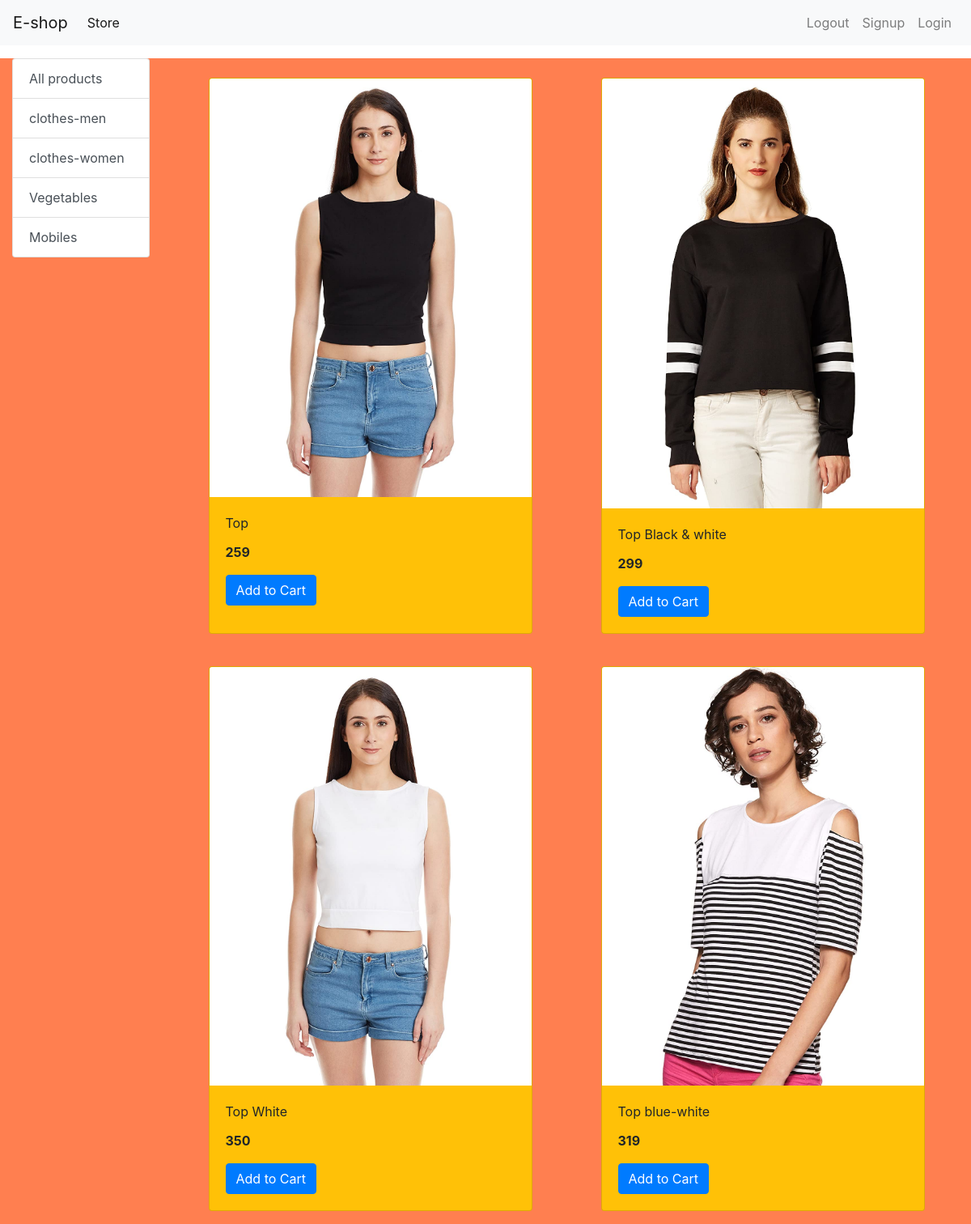
The app's page /?category=2 with its own data.
### store/models/categories.py (models this page shows, shortened)
class Category(models.Model):
    name = models.CharField(max_length=20)
    staticmethod
    def get_all_categories():
        return Category.objects.all()

### store/models/product.py (models this page shows, shortened)
class Product(models.Model):
    name=models.CharField(max_length=50)
    price=models.IntegerField(default=0)
    category = models.ForeignKey(Category, on_delete=models.CASCADE, default=1)
    description=models.CharField(max_length=200 , default='', null=True, blank=True)
    image=models.ImageField(upload_to='upload/products/')
    staticmethod
    def get_all_categories_by_categoryid(category_id):
        if category_id:
            return Product.objects.filter(category = category_id)
        else:
          return Product.get_all_products();

### store/views.py (the view)
# urls.py: path('', index)
def index(request):
    products=None
    category=Category.get_all_categories();
    categoryID=request.GET.get('category')
    if categoryID:
        products=Product.get_all_categories_by_categoryid(categoryID)
    else:
        products=Product.get_all_product();
    data={}
    data['products']=products
    data['category']=category
    return render(request, 'index.html', data)

### store/templates/index.html
{% extends 'base.html' %}
{% block content %}
    <div class="container-fluid mt-3" style="background-color: coral;">
     <div class="row">
         <div class="col-lg-2 mx-auto">
           <div class="list-group">
            <a href="/" class="list-group-item list-group-item-action ">All products</a>
           {% for category in category %}
             <a href="/?category={{category.id}}" class="list-group-item list-group-item-action ">{{category.name}}</a>
           {% endfor %}
           </div>
         </div>
     <div id='products' class="col-lg-10 mx-auto">
       <div class="row mx-auto">
       {% for product in products %}
       <div class="card mx-auto mt-4 mb-3 bg-warning" style="width: 25rem;">
        <img src="{{product.image.url}}" class="card-img-top" alt="...">
       <div class="card-body">
        <p class="card-title">{{product.name}}</p>
        <p class="card-text"><b>{{product.price}}</b></p>
         <a href="#" class="btn btn-primary btn-small">Add to Cart</a>
         </div>
        </div>
       {% endfor %}
       </div>
      </div>
     </div>
    </div>
{% endblock content %}

### records on screen
Category: name "clothes-men"
Category: name "clothes-women"
Category: name "Vegetables"
Category: name "Mobiles"
Product: image (picture), name "Top", price "259"
Product: image (picture), name "Top Black & white", price "299"
Product: image (picture), name "Top White", price "350"
Product: image (picture), name "Top blue-white", price "319"
